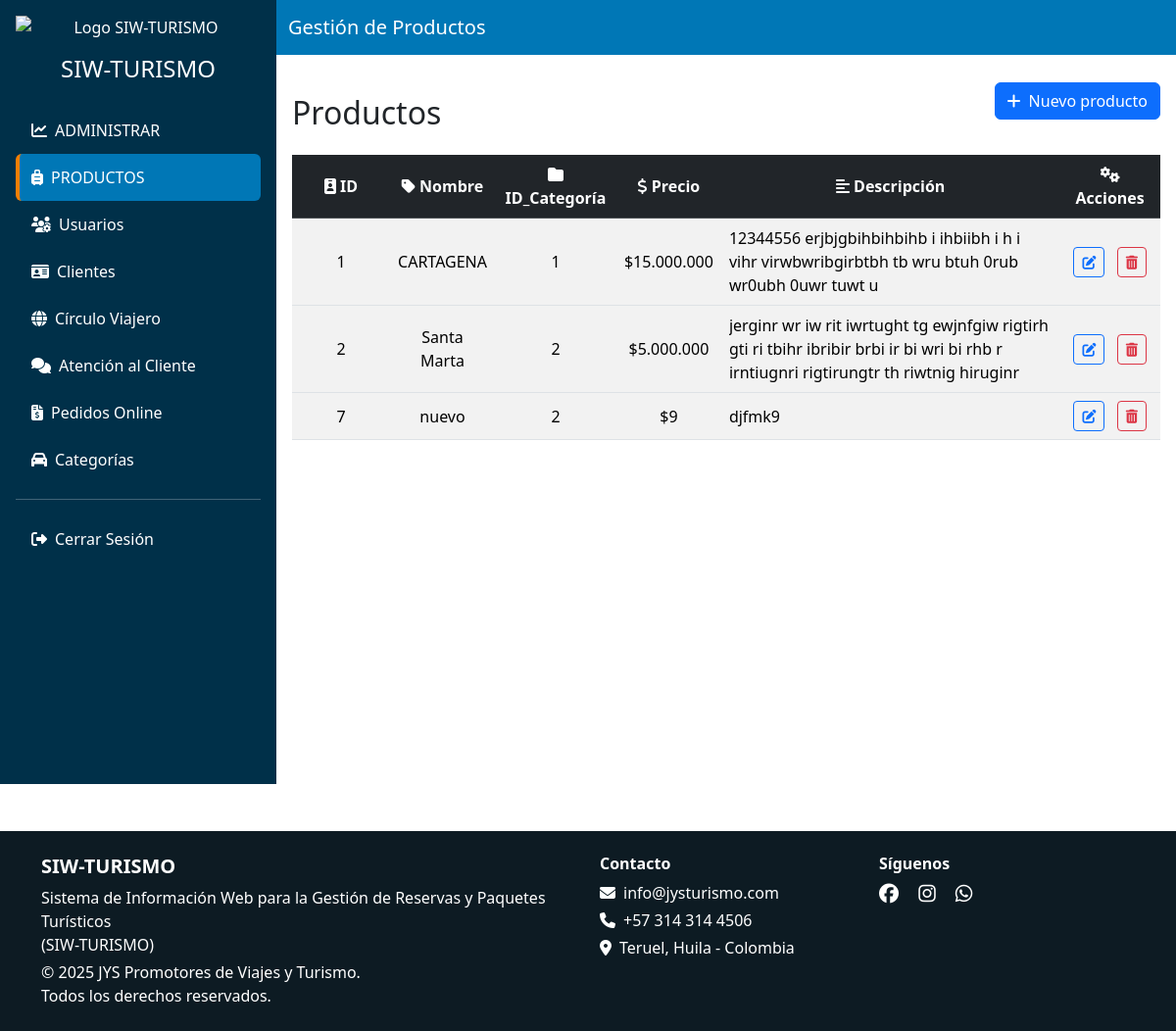
Page /vista/admin/productos.php (signed in) on the committed database.
### tables this page shows
CREATE TABLE `productos` (
  `id` int(11) NOT NULL,
  `id_categoria` int(11) NOT NULL,
  `nombre` text NOT NULL,
  `imagen` varchar(200) NOT NULL,
  `descripcion` text NOT NULL,
  `precio` int(11) NOT NULL
);

### modelo/productos_m.php (called while the page is built, shortened)
<?php
function obtenerProductos($conn) {
    $result = mysqli_query($conn, "SELECT * FROM productos");
    return mysqli_fetch_all($result, MYSQLI_ASSOC);
}
?>

### vista/admin/productos.php (the view, shortened to what this page needs)
<?php include ('header.php'); ?>
<body>
    <?php
        include '../../conexion.php';
        include '../../modelo/productos_m.php';
        $productos = obtenerProductos($conn);
    ?>
    <div class="d-flex flex-column flex-lg-row">
        <?php include ('sidebar.php'); ?>
        <div class="flex-grow-1">
            <nav class="navbar navbar-dark ">
                <div class="container-fluid">
                    <span class="navbar-brand">Gestión de Productos</span>
                </div>
            </nav>
            <div class="main-content">
                <div class="d-flex justify-content-between align-items-center mb-4">
                    <h2 class="mb-3 mb-md-0 mt-4 ">Productos</h2>
                    <button class="btn btn-primary " data-bs-toggle="modal" data-bs-target="#modalproducto">
                        <i class="fas fa-plus me-2"></i>Nuevo producto
                    </button>
                </div>
                <div class="table-responsive">
                    <table class="table table-striped table-hover align-middle">
                        <thead class="table-dark text-center">
                            <tr>
                                <th><i class="fas fa-id-badge"></i> ID</th>
                                <th><i class="fas fa-tag"></i> Nombre</th>
                                <th><i class="fas fa-folder"></i> ID_Categoría</th>
                                <th><i class="fas fa-dollar-sign"></i> Precio</th>
                                <th><i class="fas fa-align-left"></i> Descripción</th>
                                <th><i class="fas fa-cogs"></i> Acciones</th>
                            </tr>
                        </thead>
                        <?php foreach ($productos as $producto): ?>
                        <tbody class="text-center">
                            <tr>
                                <td><?= $producto['id'] ?></td>
                                <td><?= $producto['nombre'] ?></td>
                                <td><?= $producto['id_categoria'] ?></td>
                                <td>$<?= number_format($producto['precio'], 0, ',', '.') ?></td>
                                <td><div class="overflow-auto" style="max-height: 100px; max-width: 100%; text-align: left; overflow-wrap: break-word;"><?= $producto['descripcion'] ?></div></td>
                                <td>
                                    <button class="btn btn-sm btn-outline-primary me-2" data-bs-toggle="modal"
                                        data-bs-target="#modalEditar<?= $producto['id'] ?>"><i class="fas fa-edit"></i>
                                    </button>
                                    <button class="btn btn-sm btn-outline-danger" onclick="eliminar(event, <?= $producto['id'] ?>)" >
                                        <i class="fas fa-trash-alt"></i>
                                    </button>
                                </td>
                            </tr>
                            <?php endforeach; ?>
                        </tbody>
                    </table>
                </div>
            </div>
        </div>
    </div>
    <?php include ('footer.php'); ?>
</body>
</html>

### vista/admin/productos.php (style rules this page uses)
.table-responsive { overflow-x: auto; max-width: 100%; }
.main-content { padding: 1rem; }
th, td { overflow-wrap: break-word; min-width: 100px; text-align: center; vertical-align: middle; }

### rows in the picture
productos: id "1", nombre "CARTAGENA", id_categoria "1", precio "15.000.000", descripcion "12344556 erjbjgbihbihbihb i ihbiibh i h i vihr virwbwribgirbtbh tb wru btuh 0rub wr0ubh 0uwr tuwt u"
productos: id "2", nombre "Santa Marta", id_categoria "2", precio "5.000.000", descripcion "jerginr wr iw rit iwrtught tg ewjnfgiw rigtirh gti ri tbihr ibribir brbi ir bi wri bi rhb r irntiugnri rigtirungtr th riwtnig hiruginr"
productos: id "7", nombre "nuevo", id_categoria "2", precio "9", descripcion "djfmk9"
